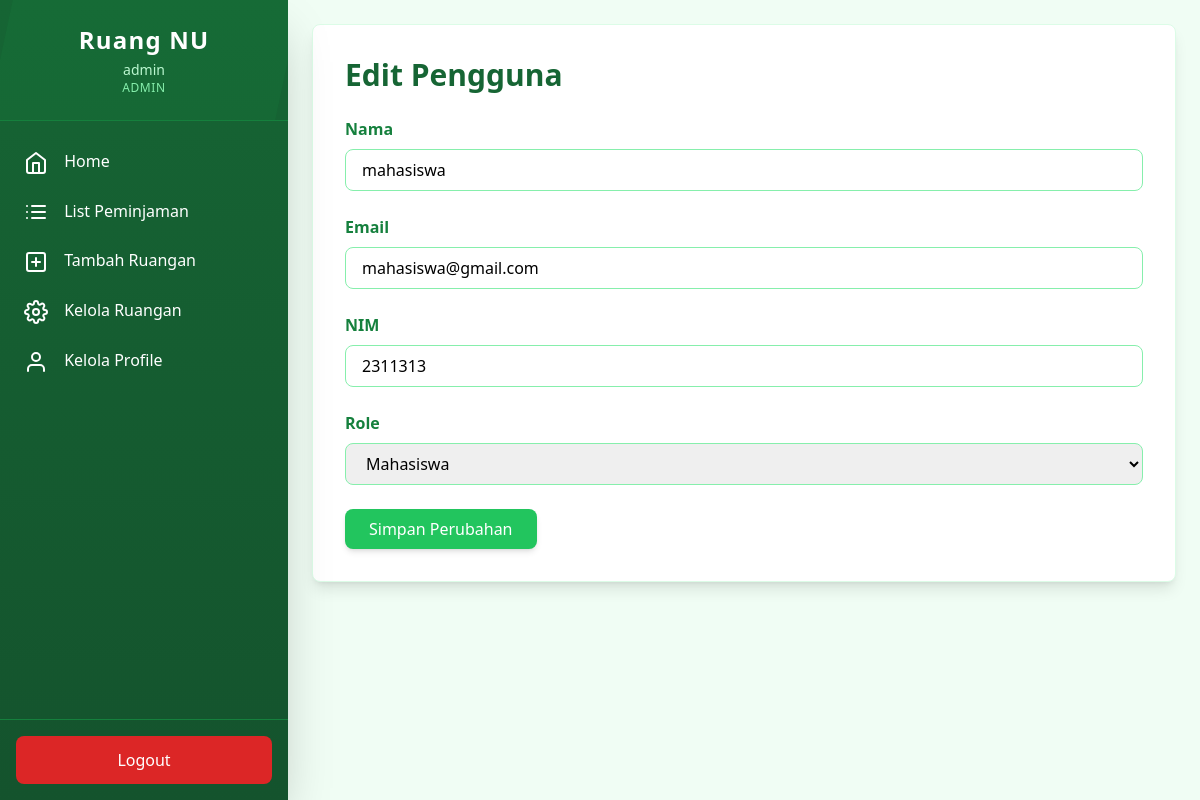
Screenshot of /admin/pengguna/edit.php?id=3 (signed in) with the database file from the repository.
### tables this page shows
CREATE TABLE IF NOT EXISTS `users` (
  `id` int NOT NULL AUTO_INCREMENT,
  `name` varchar(100) NOT NULL,
  `email` varchar(100) NOT NULL,
  `nim` varchar(100) NOT NULL,
  `img_prfl` varchar(100) NOT NULL DEFAULT 'profile.jpg',
  `password` varchar(255) NOT NULL,
  `role` enum('superadmin','admin','mahasiswa') DEFAULT 'mahasiswa',
  `created_at` timestamp NULL DEFAULT CURRENT_TIMESTAMP,
  `updated_at` timestamp NULL DEFAULT CURRENT_TIMESTAMP ON UPDATE CURRENT_TIMESTAMP,
  PRIMARY KEY (`id`),
  UNIQUE KEY `email` (`email`),
  UNIQUE KEY `nim` (`nim`)
);

### admin/pengguna/edit.php (the view, shortened to what this page needs)
<?php
require '../../config/db.php';
$id = $_GET['id'];
$stmt = $conn->prepare("SELECT * FROM users WHERE id = ?");
$stmt->bind_param("i", $id);
$stmt->execute();
$result = $stmt->get_result();
$users = $result->fetch_assoc();
?>
<!DOCTYPE html>
<html lang="en">
<head>
    <script src="https://cdn.tailwindcss.com"></script>
</head>
<body class="flex bg-green-50">
    <?php include '../../components/sidebarAdmin.php'; ?>
    <main class="flex-grow p-6 ml-72">
        <div class="bg-white rounded-lg shadow-lg border border-green-100 p-8">
            <h1 class="text-3xl font-bold mb-6 text-green-800">Edit Pengguna</h1>
            <form method="POST" class="space-y-6">
                <div>
                    <label class="block text-green-700 font-semibold mb-2">Nama</label>
                    <input
                        type="text"
                        name="name"
                        value="<?php echo htmlspecialchars($users['name']); ?>"
                        required
                        class="w-full px-4 py-2 border border-green-300 rounded-lg focus:outline-none focus:ring-2 focus:ring-green-500 transition-all"
                    >
                </div>
                <div>
                    <label class="block text-green-700 font-semibold mb-2">Email</label>
                    <input
                        type="email"
                        name="email"
                        value="<?php echo htmlspecialchars($users['email']); ?>"
                        required
                        class="w-full px-4 py-2 border border-green-300 rounded-lg focus:outline-none focus:ring-2 focus:ring-green-500 transition-all"
                    >
                </div>
                <div>
                    <label class="block text-green-700 font-semibold mb-2">NIM</label>
                    <input
                        type="number"
                        name="nim"
                        value="<?php echo htmlspecialchars($users['nim']); ?>"
                        required
                        class="w-full px-4 py-2 border border-green-300 rounded-lg focus:outline-none focus:ring-2 focus:ring-green-500 transition-all"
                    >
                </div>
                <div>
                    <label class="block text-green-700 font-semibold mb-2">Role</label>
                    <select
                        name="role"
                        required
                        class="w-full px-4 py-2 border border-green-300 rounded-lg focus:outline-none focus:ring-2 focus:ring-green-500 transition-all"
                    >
                        <option value="mahasiswa" <?php echo $users['role'] === 'mahasiswa' ? 'selected' : ''; ?>>Mahasiswa</option>
                    </select>
                </div>
                <div>
                    <button
                        type="submit"
                        class="bg-green-500 text-white px-6 py-2 rounded-lg hover:bg-green-600 transition-all shadow-md"
                    >
                        Simpan Perubahan
                    </button>
                </div>
            </form>
        </div>
    </main>
</body>
</html>

### rows the page displays
users: name "mahasiswa", email "mahasiswa@gmail.com", nim "2311313", role "Mahasiswa"

### other values shown
$user['name'] "admin"
$user['role'] "ADMIN"
